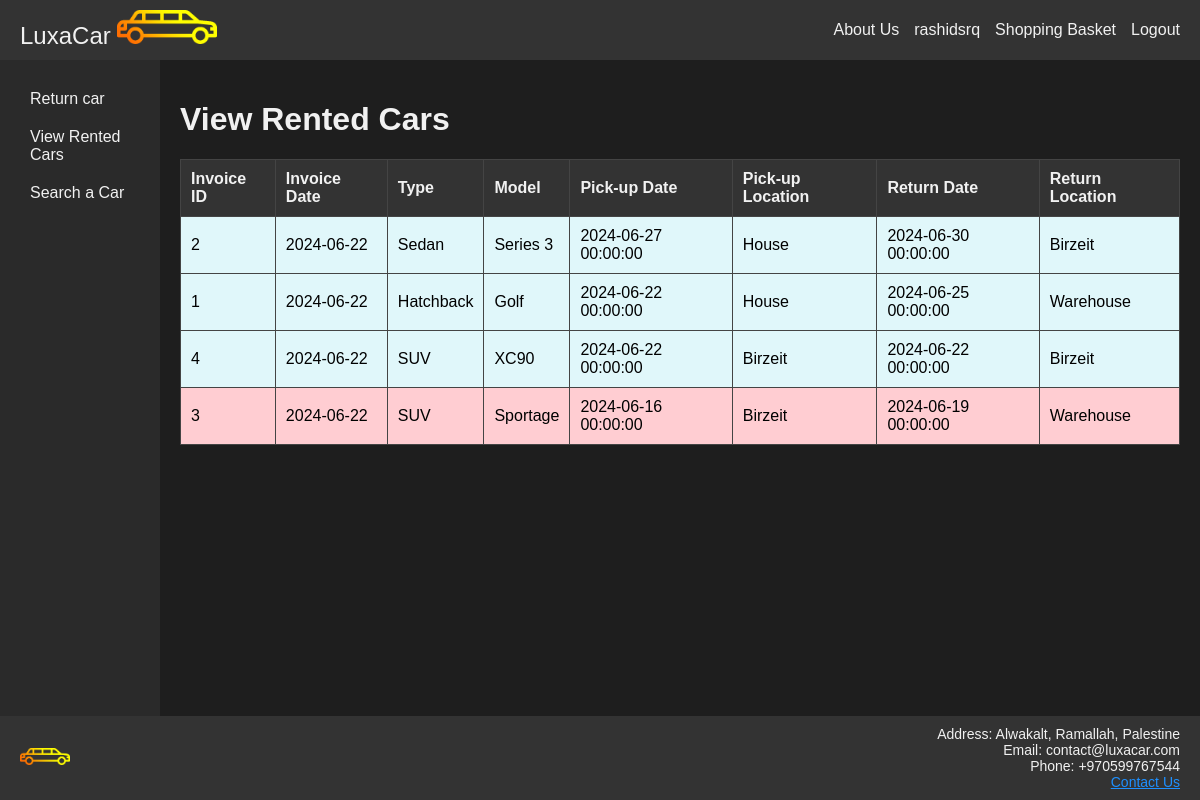
Page /viewRent.php (signed in) on the committed database.
### tables this page shows
CREATE TABLE `rentals` (
  `RentalID` int(11) NOT NULL,
  `CustomerID` int(11) NOT NULL,
  `CarID` int(11) NOT NULL,
  `RentalDate` datetime NOT NULL,
  `ReturnDate` datetime NOT NULL,
  `TotalCost` decimal(10,2) NOT NULL,
  `PickupLocationID` int(11) NOT NULL,
  `ReturnLocationID` int(11) NOT NULL,
  `SpecialRequirements` text DEFAULT NULL
);

CREATE TABLE `invoices` (
  `InvoiceID` int(11) NOT NULL,
  `RentalID` int(11) NOT NULL,
  `CustomerID` int(11) NOT NULL,
  `InvoiceDate` date NOT NULL,
  `TotalAmount` decimal(10,2) NOT NULL,
  `CreditCardType` varchar(20) NOT NULL
);

CREATE TABLE `cars` (
  `CarID` int(11) NOT NULL,
  `CarState` varchar(250) NOT NULL DEFAULT 'Available ',
  `ReferenceNumber` varchar(20) NOT NULL,
  `Model` varchar(50) NOT NULL,
  `Type` varchar(50) NOT NULL,
  `Make` varchar(50) NOT NULL,
  `RegistrationYear` year(4) NOT NULL,
  `Color` varchar(20) NOT NULL,
  `Description` text NOT NULL,
  `PricePerDay` decimal(10,2) NOT NULL,
  `CapacityPeople` int(11) NOT NULL,
  `CapacitySuitcases` int(11) NOT NULL,
  `FuelType` varchar(20) NOT NULL,
  `AvgConsumption` decimal(5,2) NOT NULL,
  `Horsepower` int(11) NOT NULL,
  `Length` decimal(5,2) NOT NULL,
  `Width` decimal(5,2) NOT NULL,
  `GearType` varchar(10) NOT NULL,
  `Conditions` text DEFAULT NULL,
  `Restrictions` text DEFAULT NULL
);

CREATE TABLE `locations` (
  `LocationID` int(11) NOT NULL,
  `Name` varchar(100) NOT NULL,
  `Address` varchar(255) NOT NULL,
  `Telephone` varchar(20) NOT NULL
);

### viewRent.php (the view, shortened to what this page needs)
<?php
try {
    $pdo = new PDO(DBCONNSTRING, DBUSER, DBPASS);
    $stmt = $pdo->prepare("SELECT CustomerID FROM customeraccounts WHERE Username = ?");
    $stmt->execute([$_SESSION['username']]);
    $customerID = $stmt->fetchColumn();
    $sql = "SELECT invoices.InvoiceID, invoices.InvoiceDate, cars.Type, cars.Model, rentals.RentalDate, rentals.ReturnDate, pickup.Name AS PickupLocation, returnLoc.Name AS ReturnLocation
            FROM rentals
            JOIN cars ON rentals.CarID = cars.CarID
            JOIN invoices ON rentals.RentalID = invoices.RentalID
            JOIN locations AS pickup ON rentals.PickupLocationID = pickup.LocationID
            JOIN locations AS returnLoc ON rentals.ReturnLocationID = returnLoc.LocationID
            WHERE rentals.CustomerID = ?
            ORDER BY rentals.RentalDate DESC";
    $stmt = $pdo->prepare($sql);
    $stmt->execute([$customerID]);
    $rentals = $stmt->fetchAll();
} catch (PDOException $e) {
    die($e->getMessage());
}
?>
<!DOCTYPE html>
<html lang="en">
<head>
    <link rel="stylesheet" href="styles/styles.css">
</head>
<body>
    <div class="container">
        <header class="header">
            <div class="logo">
                <a href="index.php">
                    LuxaCar
                    <img src="protected/logo.png" alt="Logo">
                </a>
            </div>
            <div class="nav-links">
                <a href="about.php">About Us</a>
                <?php if (isset($_SESSION['loggedin']) && $_SESSION['loggedin'] == true): ?>
                    <a href="profile.php"><?php echo $_SESSION['username']; ?></a>
                    <?php if (!isset($isManager)): ?>
                    <a href="viewRent.php">Shopping Basket</a>
                    <?php endif; ?>
                    <a href="logout.php">Logout</a>
                <?php else: ?>
                    <a href="login.php">Login</a>
                    <a href="register.php">Register</a>
                <?php endif; ?>
            </div>
        </header>
        <div class="main-container">
            <nav class="nav">
                <?php if (isset($_SESSION['isManager'])): ?>
                    <a href="addCar.php">Add Car</a>
                    <a href="addLocation.php">Add Location</a>
                    <a href="returnCarMan.php">Return Car</a>
                    <a href="inquireCar.php">Inquire about Cars</a>
                <?php elseif (isset($_SESSION['username'])): ?>
                    <a href="returnCar.php">Return car</a>
                    <a href="viewRent.php">View Rented Cars</a>
                <?php endif; ?>
                <a href="searchCar.php">Search a Car</a>
            </nav>
            <main class="main">
                <h1>View Rented Cars</h1>
                <table>
                    <thead>
                        <tr>
                            <th>Invoice ID</th>
                            <th>Invoice Date</th>
                            <th>Type</th>
                            <th>Model</th>
                            <th>Pick-up Date</th>
                            <th>Pick-up Location</th>
                            <th>Return Date</th>
                            <th>Return Location</th>
                        </tr>
                    </thead>
                    <tbody>
                        <?php foreach ($rentals as $rental): ?>
                            <?php if ($rental['RentalDate'] > date('Y-m-d')) {
                                $RentalStatus = 'future';
                            } elseif ($rental['ReturnDate'] < date('Y-m-d')) {
                                $RentalStatus = 'past';
                            } else {
                                $RentalStatus = 'current';
                            } ?>
                        <tr class="<?= $RentalStatus ?>">
                            <td><?= $rental['InvoiceID'] ?></td>
                            <td><?= $rental['InvoiceDate'] ?></td>
                            <td><?= $rental['Type'] ?></td>
                            <td><?= $rental['Model'] ?></td>
                            <td><?= $rental['RentalDate'] ?></td>
                            <td><?= $rental['PickupLocation'] ?></td>
                            <td><?= $rental['ReturnDate'] ?></td>
                            <td><?= $rental['ReturnLocation'] ?></td>
                        </tr>
                        <?php endforeach; ?>
                    </tbody>
                </table>
            </main>
            </div>
        <footer class="footer">
            <div>
                <img src="protected/logo.png" alt="Small Logo">
            </div>
            <div class="contact-info">
                Address: Alwakalt, Ramallah, Palestine<br>
                Email: contact@luxacar.com<br>
                Phone: +970599767544<br>
                <a href="contact.php">Contact Us</a>
            </div>
        </footer>
</body>
</html>

### styles/styles.css (style rules this page uses)
body { margin: 0; font-family: Arial, sans-serif; background-color: #1e1e1e; color: #f1f1f1; }
.container { display: flex; flex-direction: column; min-height: 100vh; }
.header, .footer { background-color: #333; color: #f1f1f1; text-align: center; padding: 10px 0; }
.main-container { display: flex; flex: 1; }
.nav { flex: 0 0 10%; background-color: #2a2a2a; padding: 20px; }
.nav a { display: block; padding: 10px; color: #f1f1f1; text-decoration: none; }
.main { flex: 1; padding: 20px; background-color: #1e1e1e; }
.header { display: flex; justify-content: space-between; align-items: center; padding: 10px 20px; }
.header .logo { font-size: 24px; }
.header img { width: 100px; height: auto; }
.header .nav-links { display: flex; gap: 15px; }
.header .nav-links a { color: #f1f1f1; text-decoration: none; }
.header a { color: #f1f1f1; text-decoration: none; }
.footer { display: flex; justify-content: space-between; align-items: center; padding: 10px 20px; font-size: 14px; }
.footer img { width: 50px; height: auto; }
.footer .contact-info { text-align: right; }
.main h1 { color: #f1f1f1; }
table { width: 100%; border-collapse: collapse; }
table, th, td { border: 1px solid #444; }
th, td { padding: 10px; text-align: left; }
th { background-color: #333; color: #f1f1f1; }
a { color: #1e90ff; }
.future { background-color: #e0f7fa; color: #000; }
.past { background-color: #ffcdd2; color: #000; }

### rows in the picture
rentals: invoices.InvoiceID "2", invoices.InvoiceDate "2024-06-22", CarID.Type "Sedan", CarID.Model "Series 3", RentalDate "2024-06-27 00:00:00", PickupLocationID.Name "House", ReturnDate "2024-06-30 00:00:00", ReturnLocationID.Name "Birzeit"
rentals: invoices.InvoiceID "1", invoices.InvoiceDate "2024-06-22", CarID.Type "Hatchback", CarID.Model "Golf", RentalDate "2024-06-22 00:00:00", PickupLocationID.Name "House", ReturnDate "2024-06-25 00:00:00", ReturnLocationID.Name "Warehouse"
rentals: invoices.InvoiceID "4", invoices.InvoiceDate "2024-06-22", CarID.Type "SUV", CarID.Model "XC90", RentalDate "2024-06-22 00:00:00", PickupLocationID.Name "Birzeit", ReturnDate "2024-06-22 00:00:00"
rentals: invoices.InvoiceID "3", invoices.InvoiceDate "2024-06-22", CarID.Type "SUV", CarID.Model "Sportage", RentalDate "2024-06-16 00:00:00", PickupLocationID.Name "Birzeit", ReturnDate "2024-06-19 00:00:00", ReturnLocationID.Name "Warehouse"

### other values in the picture
$_SESSION['username'] "rashidsrq"
